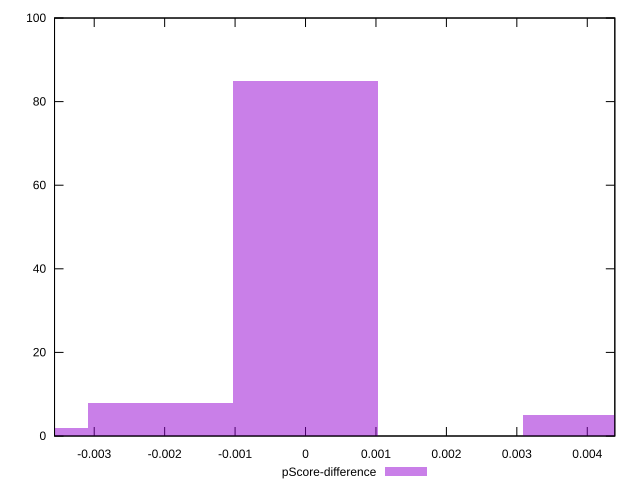

Recreate this plot in gnuplot.
reset

$pScoreDifference <<EOF
0 85
-0.0020607143432680385 8
-0.004121428686536077 2
0.004121428686536077 5
EOF

set key outside below
set boxwidth 0.0020607143432680385
set xrange [-0.0035633333333333628:0.004391111111111123]
set yrange [0:100]
set trange [0:100]
set style fill transparent solid 0.5 noborder
set terminal svg size 640, 490 enhanced background rgb 'white'
set output "reports/report_00028_2021-02-24T12-49-42.674Z/uses-rel-preconnect/samples/card/pScore-difference/histogram.svg"

plot $pScoreDifference title "pScore-difference" with boxes

reset
